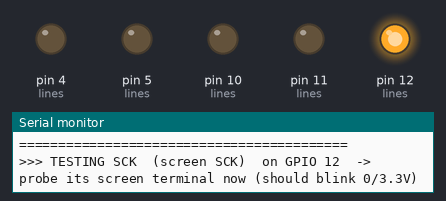
This sketch was run on a simulated Arduino Uno, built with avr-gcc and run on an emulated ATmega328P. Parts: output pins drawn as LEDs (lit = HIGH), the last lines printed to the serial monitor.

Above: at 0.64 s.
At 16.65 s:
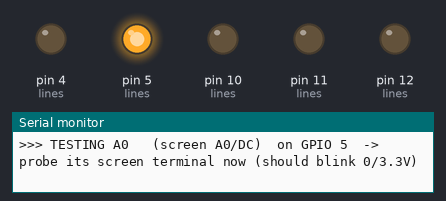
At 26.4 s:
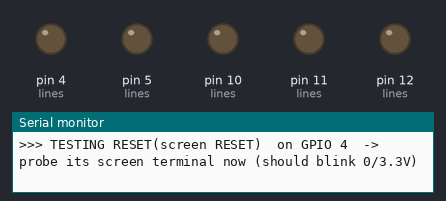
At 32.15 s:
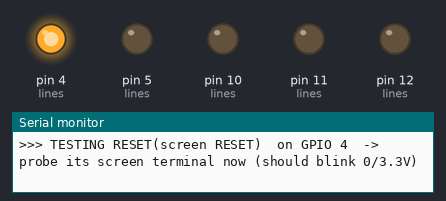
At 39.16 s:
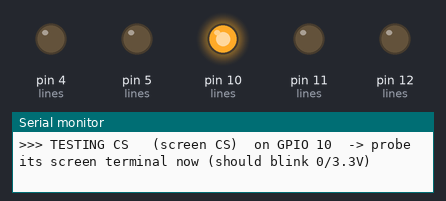
At 52.17 s:
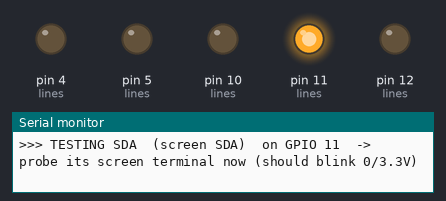
Timing chart, 0 to 52.5 s (numbered marks = the images above):
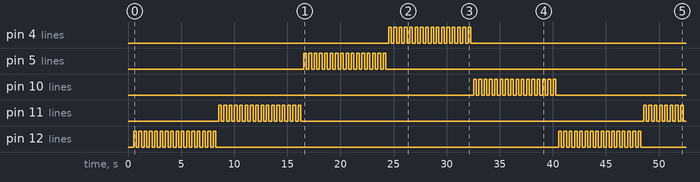

The sketch:

PinCheck.ino
```cpp
/*  PinCheck.ino  --  test each screen terminal FROM CODE.
 *
 *  Tests the wire path for all 5 signal lines + watches the screen react to a
 *  RESET pulse. For each pin it BLINKS at ~2 Hz for 8 seconds and announces it
 *  on Serial. Confirm each with a multimeter (probe the SCREEN's terminal):
 *      - should swing between 0V and 3.3V about twice a second.
 *  If a screen terminal does NOT swing while its pin is "under test", that
 *  wire is the bad one.
 *
 *  Pins:  SCK=12  SDA=11  A0/DC=5  RESET=4  CS=10
 */

struct Line { int gpio; const char* name; };
Line lines[] = {
  {12, "SCK  (screen SCK)"},
  {11, "SDA  (screen SDA)"},
  { 5, "A0   (screen A0/DC)"},
  { 4, "RESET(screen RESET)"},
  {10, "CS   (screen CS)"},
};
const int N = 5;

void setup() {
  Serial.begin(115200);
  delay(500);
  Serial.println();
  Serial.println("==========================================");
  Serial.println(" PIN CHECK -- probe each SCREEN terminal.");
  Serial.println(" Multimeter: black=GND, red=screen terminal");
  Serial.println(" A working wire SWINGS 0V <-> 3.3V ~2x/sec.");
  Serial.println("==========================================");
  for (int i = 0; i < N; i++) {
    pinMode(lines[i].gpio, OUTPUT);
    digitalWrite(lines[i].gpio, LOW);
  }
}

void loop() {
  for (int i = 0; i < N; i++) {
    // all others LOW
    for (int j = 0; j < N; j++) digitalWrite(lines[j].gpio, LOW);

    Serial.println();
    Serial.print(">>> TESTING ");
    Serial.print(lines[i].name);
    Serial.print("  on GPIO ");
    Serial.print(lines[i].gpio);
    Serial.println("  -> probe its screen terminal now (should blink 0/3.3V)");

    // blink this one pin ~2 Hz for 8 seconds
    unsigned long start = millis();
    while (millis() - start < 8000) {
      digitalWrite(lines[i].gpio, HIGH);
      delay(250);
      digitalWrite(lines[i].gpio, LOW);
      delay(250);
    }
  }
  Serial.println();
  Serial.println(">>> Full pass done. Repeating from SCK.");
}
```

Measured:
- by itself, pin 11 (lines): moves between LOW and HIGH, repeating every 40.0 s
- by itself, pin 4 (lines), pin 5 (lines), pin 10 (lines), pin 12 (lines): repeats every 40.0 s: HIGH 0.25 s, LOW 32.3 s, 15 × (HIGH 0.25 s, LOW 0.25 s)
- by itself, everything shown: repeats every 40.0 s, in 160 steps
